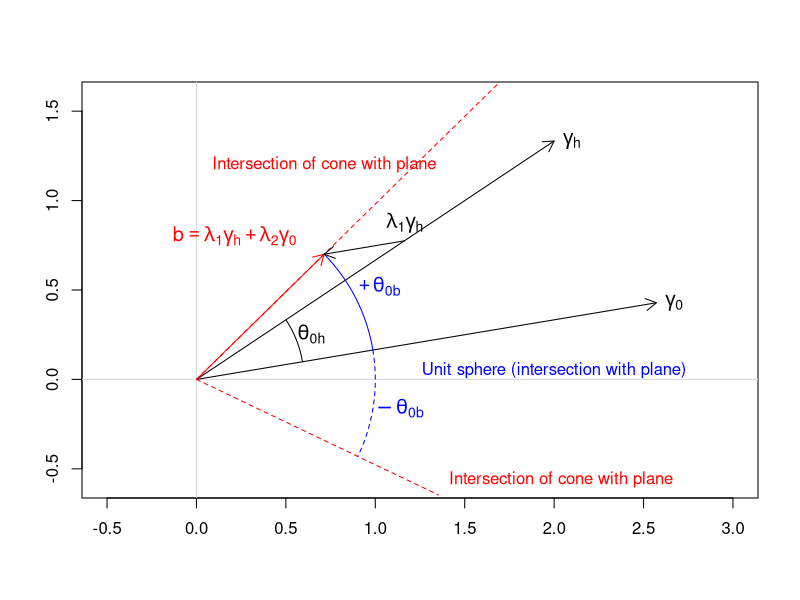
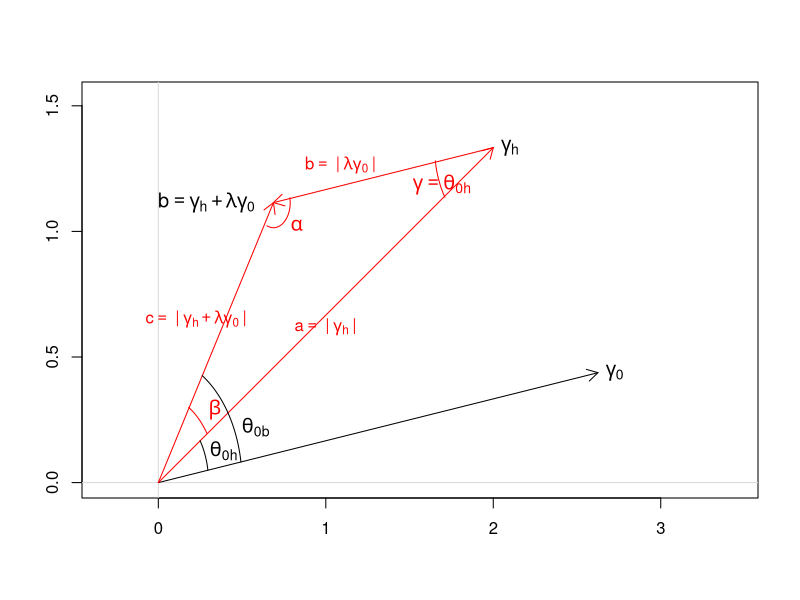

These figures' R source, in order:
# ════════════════════════════════════════════════════════════════════
# TUTORIAL 2 — DFP PREDICTOR -
# ════════════════════════════════════════════════════════════════════

# ── PURPOSE ───────────────────────────────────────────────────────────────────
# Tutorial 1 demonstrates that the classical Mean Squared Error (MSE)
# multi-step-ahead predictor can become "stuck" at the current time point:
# rather than targeting x_{t+h}, it correlates most strongly with x_t,
# where h > 0 denotes the forecast horizon. This phenomenon motivates the
# introduction of the so-called Decouple-From-Present (DFP) criterion,
# a novel approach designed to explicitly enforce look-ahead behavior in
# the predictor.
# ─────────────────────────────────────────────────────────────────────────────


# ════════════════════════════════════════════════════════════════════
# Theoretical background:
#   Wildi, M. (2026). Forecasting on the Accuracy–Timeliness Frontier:
#   Two Novel "Look-Ahead" Predictors.
#   https://doi.org/10.48550/arXiv.2602.23087

# ════════════════════════════════════════════════════════════════════




# This piece of code calculates lambda2 and lambda1 for unit DFP predictor b0=lambda1*gammah+lambda2*gamma0
# 1. Set up design
# First example such that gamma0, gammah are not orthogonal
set.seed(1)
L<-20
h<-4
alpha0<-0.5
gamma0<-rnorm(L)
gammah<-c(gamma0[(h+1):L],rep(0,h))

if (F)
{
  # Second example with orthogonal gamma0, gammah
  h<-4
  gamma0<-(-1)^(1:L)
  gammah<-c(rep(1,L-h),rep(0,h))
  # Check orthogonality  
  t(gamma0)%*%gammah
}


DFP_compute_lambda_alpha0_func<-function(gamma0,gammah,h,L,alpha0)
{
  # First case: gamma0 and gammah are not orthogonal  
  if (abs( t(gamma0)%*%gammah)>1.e-10)
  {
    a<-(t(gamma0)%*%gamma0)^2*t(gammah%*%gammah)/(t(gamma0%*%gammah))^2-t(gamma0%*%gamma0)
    b<-2*(alpha0*sqrt(t(gamma0%*%gamma0)))*(1-t(gamma0)%*%gamma0*t(gammah)%*%gammah/(t(gamma0)%*%gammah)^2)
    c<-(alpha0^2*t(gamma0%*%gamma0))*t(gammah)%*%gammah/(t(gamma0)%*%gammah)^2-1
    
    # Compute the two roots for lambda2 and select the one maximizing the objective
    lambda21<-as.double((-b+sqrt(b^2-4*a*c))/(2*a))
    # Compute lambda1
    lambda11<-as.double((alpha0*sqrt(t(gamma0%*%gamma0))-lambda21*t(gamma0)%*%gamma0)/t(gamma0%*%gammah))
    # Compute predictor
    b01<-lambda11*gammah+lambda21*gamma0
    
    lambda22<-as.double((-b-sqrt(b^2-4*a*c))/(2*a))
    lambda12<-as.double((alpha0*sqrt(t(gamma0%*%gamma0))-lambda22*t(gamma0)%*%gamma0)/t(gamma0%*%gammah))
    # Compute predictor
    b02<-lambda12*gammah+lambda22*gamma0
    # Select the solution that maximizes objective    
    if (t(b02)%*%gammah>t(b01)%*%gammah)
    {
      which_sol<-"negative sign"
      b0<-b02
      lambda2<-lambda22
      lambda1<-lambda12
    } else
    {
      which_sol<-"positive sign"
      b0<-b01
      lambda2<-lambda21
      lambda1<-lambda11
    }
  } else
  {
    # Second case: gamma0 and gammah are  orthogonal  
    lambda21<-as.double(alpha0/sqrt(t(gamma0)%*%gamma0))
    # First solution with positive lambda1    
    lambda11<-as.double(sqrt((1-alpha0^2)/t(gammah)%*%gammah))
    b01<-lambda11*gammah+lambda21*gamma0
    # Second solution with negative lambda11
    lambda22<-lambda21
    # First solution with positive lambda1    
    lambda12<--as.double(sqrt((1-alpha0^2)/t(gammah)%*%gammah))
    b02<-lambda12*gammah+lambda22*gamma0
    # Select the solution that maximizes objective    
    if (t(b02)%*%gammah>t(b01)%*%gammah)
    {
      b0<-b02
      lambda2<-lambda22
      lambda1<-lambda12
    } else
    {
      b0<-b01
      lambda2<-lambda21
      lambda1<-lambda11
    }
    
    
  }
  
  return(list(b0=b0,lambda1=lambda1,lambda2=lambda2,which_sol=which_sol))
}

b0_obj<-DFP_compute_lambda_alpha0_func(gamma0,gammah,h,L,alpha0)

b0<-b0_obj$b0
lambda1<-b0_obj$lambda1
lambda2<-b0_obj$lambda2
which_sol<-b0_obj$which_sol


# Specify coefficients of quadratic in lambda2

# Checks:
# 1. Length constraint: should vanish
t(b0)%*%b0-1
# 2. Decoupling constraint: should vanish
t(gamma0)%*%b0/sqrt(t(gamma0%*%gamma0))-alpha0























# Vector components (edit these)
vx <- 3
vy <- 2


# Specify gamma0 and gammah
gamma0<-c(3,0.5)*3/3.5
gammah<-c(1.5,1)*2/1.5
# Specify lambda0
lambda0<-0.3
# Lengths
l0<-sqrt(sum(gamma0^2))
lh<-sqrt(sum(gammah^2))

# Angle between gammah and gamma0: gammah is above (larger angle)
theta_h <- atan2(gammah[2], gammah[1])-atan2(gamma0[2], gamma0[1])

# Set up plot limits with some padding
x_min<--0.5
x_max<-3
y_min<--0.5
y_max<-1.5
lim <- 1.2 * max(1, abs(c(vx, vy))+0.5)
plot(NA, xlim = c(x_min,x_max), ylim = c(y_min, y_max),
     asp = 1, xlab = "", ylab = "", axes = TRUE)
# Axes
abline(h = 0, v = 0, col = "gray85")
# gamma0
arrows(0, 0,gamma0[1],gamma0[2], length = 0.12, lwd=1, col = "black")
text(gamma0[1]+0.1,gamma0[2], labels = expression(gamma[0]), col = "black", cex = 1.2)
# gammah
arrows(0, 0,gammah[1],gammah[2], length = 0.12, lwd=1, col = "black")
text(gammah[1]+0.1,gammah[2], labels = expression(gamma[h]), col = "black", cex = 1.2)
# Insert unit length b0
b0<-c(gammah[1]-lambda0*gamma0[1],gammah[2]-lambda0*gamma0[2])
lb0<-sqrt(sum(b0^2))
arrows(0,0,b0[1]/lb0,b0[2]/lb0, length = 0.12, lwd=1, col = "red")
text(b0[1]/lb0-0.5,b0[2]/lb0+0.1, labels = expression(b==lambda[1]*gamma[h]+lambda[2]*gamma[0]), col = "red", cex = 1.2)
segments(0,0,1.5*(gammah[1]-lambda0*gamma0[1]),1.5*(gammah[2]-lambda0*gamma0[2]),  lwd = 1,lty=2, col = "red")

text(b0[1]/lb0,b0[2]/lb0+0.5, "Intersection of cone with plane", col = "red", cex = 1)

# Draw the angle theta_h (between gammah and gamma0)
r <- 0.25 * lh  # arc radius
th_seq <- atan2(gamma0[2], gamma0[1])+seq(0, theta_h, length.out = 100)
lines(r * cos(th_seq), r * sin(th_seq), col = "black", lwd=1)

th_mid <-  atan2(gamma0[2], gamma0[1])+theta_h / 2
text(1.15 * r * cos(th_mid), 1.15 * r * sin(th_mid),
     labels = expression(theta[0*h]), col = "black", cex = 1.2)
# Draw the angle theta (between b0 and gamma0)
theta <- atan2(b0[2], b0[1])-atan2(gamma0[2], gamma0[1])

r <- 1  # arc radius
th_seq <- atan2(gamma0[2], gamma0[1])+seq(0, theta, length.out = 100)
lines(r * cos(th_seq), r * sin(th_seq), col = "blue", lwd=1)

th_mid <-  atan2(gamma0[2], gamma0[1])+theta / 2
text(1.15 * r * cos(th_mid), 1.15 * r * sin(th_mid),
     labels = expression(+theta[0*b]), col = "blue", cex = 1.2)

# Draw arrow from gammah to b0
final_b0<-c(r * cos(th_seq[length(th_seq)]), r * sin(th_seq[length(th_seq)]))
lamb<-0.176
from_gammah<-(final_b0+lamb*gamma0)
arrows(from_gammah[1],from_gammah[2],final_b0[1],final_b0[2], length = 0.12, lwd=1, col = "black")
text(from_gammah[1],from_gammah[2]+0.1, labels = expression(lambda[1]*gamma[h]), col = "black", cex = 1.2)
# Draw second intersection of cone at -theta
angle_from_x_axis<--(th_seq[length(th_seq)]-2*atan2(gamma0[2],gamma0[1]))
segments(0,0,1.5*cos(angle_from_x_axis),1.5*sin(angle_from_x_axis),  lwd = 1,lty=2, col = "red")

# Draw the angle -theta 
theta <- atan2(b0[2], b0[1])-atan2(gamma0[2], gamma0[1])

r <- 1 # arc radius
th_seq <- atan2(gamma0[2], gamma0[1])+seq(0, -theta, length.out = 100)
lines(r * cos(th_seq), r * sin(th_seq), col = "blue", lwd=1,lty=2)

th_mid <-  atan2(gamma0[2], gamma0[1])-theta / 2
text(1.15 * r * cos(th_mid), 1.15 * r * sin(th_mid),
     labels = expression(-theta[0*b]), col = "blue", cex = 1.2)

text(1.15 * r * cos(th_mid)+0.9, 1.15 * r * sin(th_mid)-0.4,"Intersection of cone with plane", col = "red", cex = 1)

text(2.,0.05,"Unit sphere (intersection with plane)", col = "blue", cex = 1)
















# Specify gamma0 and gammah
gamma0<-c(3,0.5)*3.5/4
gammah<-c(1.5,1)*2/1.5

# Specify lambda0
lambda0<-0.5
# Lengths
l0<-sqrt(sum(gamma0^2))
lh<-sqrt(sum(gammah^2))

# Angle between gammah and gamma0: gammah is above (larger angle)
beta0h <- atan2(gammah[2], gammah[1])-atan2(gamma0[2], gamma0[1])
# Angle between gammah and b
beta <- atan2(gammah[2]-lambda0*gamma0[2], gammah[1]-lambda0*gamma0[1])-atan2(gammah[2], gammah[1])

# Set up plot limits with some padding
x_min<-min(0,min(c(gamma0[1],gammah[1]))-1)
x_max<-max(c(gamma0[1],gammah[1]))+0.5
y_min<-min(c(gamma0[2],gammah[2]))-1
y_min<-0
y_max<-max(c(gamma0[2],gammah[2]))+1
y_max<-max(c(gamma0[2],gammah[2]))+0.2
plot(NA, xlim = c(x_min,x_max), ylim = c(y_min, y_max),
     asp=1.5,xlab = "", ylab = "", axes = TRUE)
# Axes
abline(h = 0, v = 0, col = "gray85")
# gamma0
arrows(0, 0,gamma0[1],gamma0[2], length = 0.12, lwd=1, col = "black")
text(gamma0[1]+0.1,gamma0[2], labels = expression(gamma[0]), col = "black", cex = 1.2)
# gammah
arrows(0, 0,gammah[1],gammah[2], length = 0.12, lwd=1, col = "red")
text(gammah[1]+0.1,gammah[2], labels = expression(gamma[h]), col = "black", cex = 1.2)
# gammah-lambda0*gamma0
arrows(gammah[1],gammah[2],gammah[1]-lambda0*gamma0[1],gammah[2]-lambda0*gamma0[2], length = 0.12, lwd=1, col = "red")
#  text(gammah[1]-lambda0*gamma0[1],gammah[2]-lambda0*gamma0[2]+0.2, labels = expression(tilde(b)==gamma[h]+lambda[1]*gamma[0]), col = "red", cex = 1.2)
text(gammah[1]-lambda0*gamma0[1]-0.4,gammah[2]-lambda0*gamma0[2], labels = expression(b==gamma[h]+lambda*gamma[0]), col = "black", cex = 1.2)
text(gammah[1]-lambda0*gamma0[1]+0.4,gammah[2]-lambda0*gamma0[2]+0.15, labels = expression(b==~"|"~lambda*gamma[0]~"|"), col = "red", cex = 1)

expression("E" *  "|" ~ Y)

# Insert unit length b0
b0<-c(gammah[1]-lambda0*gamma0[1],gammah[2]-lambda0*gamma0[2])
lb0<-sqrt(sum(b0^2))
#  arrows(0,0,b0[1]/lb0,b0[2]/lb0, length = 0.12, lwd=1, col = "red")
arrows(0,0,b0[1],b0[2], length = 0.12, lwd=1, col = "red")
#  text(b0[1]/lb0-0.1,b0[2]/lb0+0.1, labels = expression(b), col = "red", cex = 1.2)
text(b0[1]/lb0-0.3,b0[2]/lb0-0.2, labels = expression(c==~"|"~gamma[h]+lambda*gamma[0]~"|"), col = "red", cex = 1)
#  segments(0,0,1.5*(gammah[1]-lambda0*gamma0[1]),1.5*(gammah[2]-lambda0*gamma0[2]),  lwd = 1,lty=2, col = "red")

# Draw the angle beta0h (between gammah and gamma0)
r <- 0.3   # arc radius
th_seq <- atan2(gamma0[2], gamma0[1])+seq(0, beta0h, length.out = 100)
lines(r * cos(th_seq), r * sin(th_seq), col = "black", lwd=1)

th_mid <-  atan2(gamma0[2], gamma0[1])+beta0h / 2
text(1.4 * r * cos(th_mid), 1.15 * r * sin(th_mid),
     labels = expression(theta[0*h]), col = "black", cex = 1.2)

# Draw the angle beta between gammah and b 
r <- 0.35   # arc radius
th_seq <- -beta0h+atan2(gammah[2]-lambda0*gamma0[2], gammah[1]-lambda0*gamma0[1])+seq(0, beta, length.out = 100)
lines(r * cos(th_seq), r * sin(th_seq), col = "red", lwd=1)

th_mid <-  th_seq[50]
text(1.4 * r * cos(th_mid), 1.15 * r * sin(th_mid),
     labels = expression(beta), col = "red", cex = 1.2)


# Draw the angle theta (between b0 and gamma0)
theta <- atan2(b0[2], b0[1])-atan2(gamma0[2], gamma0[1])
r <- 0.5  # arc radius
th_seq <- atan2(gamma0[2], gamma0[1])+seq(0, theta, length.out = 100)
lines(r * cos(th_seq), r * sin(th_seq), col = "black", lwd=1)

th_mid <-  atan2(gamma0[2], gamma0[1])+theta / 2
text(1.4 * r * cos(th_mid), 1.15 * r * sin(th_mid)-0.1,
     labels = expression(theta[0*b]), col = "black", cex = 1.2)

# Add side naming for side a  
text(1.2 * r * cos(th_mid)+0.5, 1.15 * r * sin(th_mid)+0.3,
     labels = expression(a==~"|"~gamma[h]~"|"), col = "red", cex = 1)

# Draw the angle gamma from the apex gammah
r <- 0.35   # arc radius
th_seq <- seq(pi+0.15, pi+0.6, length.out = 100)
lines(gammah[1]+r * cos(th_seq), gammah[2]+r * sin(th_seq), col = "red", lwd=1)

th_mid <-  th_seq[50]
text(gammah[1]+1.4 * r * cos(th_mid)+0.15, gammah[2]+1.15 * r * sin(th_mid),
     labels = expression(gamma==theta[0*h]), col = "red", cex = 1.2)

# Draw the angle alpha from the apex b
r <- 0.1   # arc radius
th_seq <- seq(-pi/2-0.4, pi/8-0.2, length.out = 100)
lines(gammah[1]-lambda0*gamma0[1]+r * cos(th_seq), gammah[2]-lambda0*gamma0[2]+r * sin(th_seq), col = "red", lwd=1)

th_mid <-  th_seq[50]
text(gammah[1]-lambda0*gamma0[1]+1.4 * r * cos(th_mid)+0.05, gammah[2]-lambda0*gamma0[2]+1.15 * r * sin(th_mid),
     labels = expression(alpha), col = "red", cex = 1.2)
